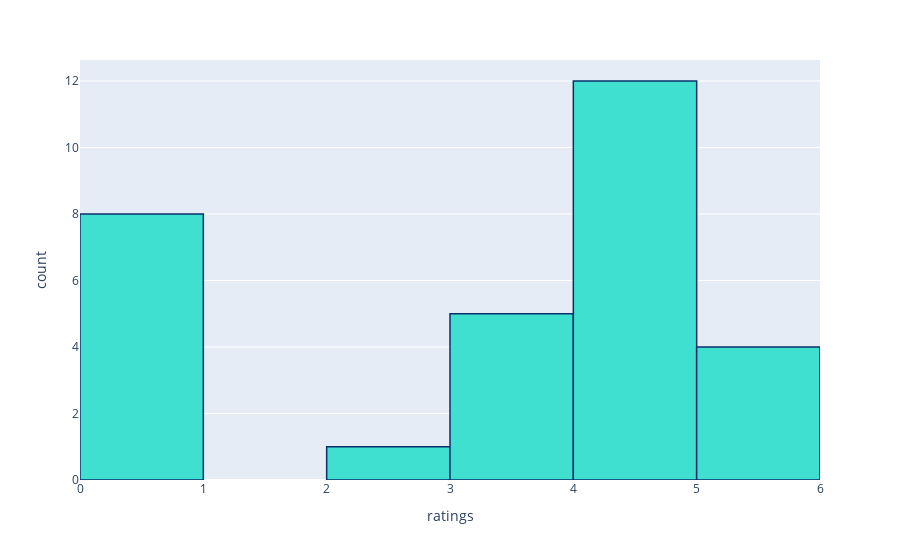
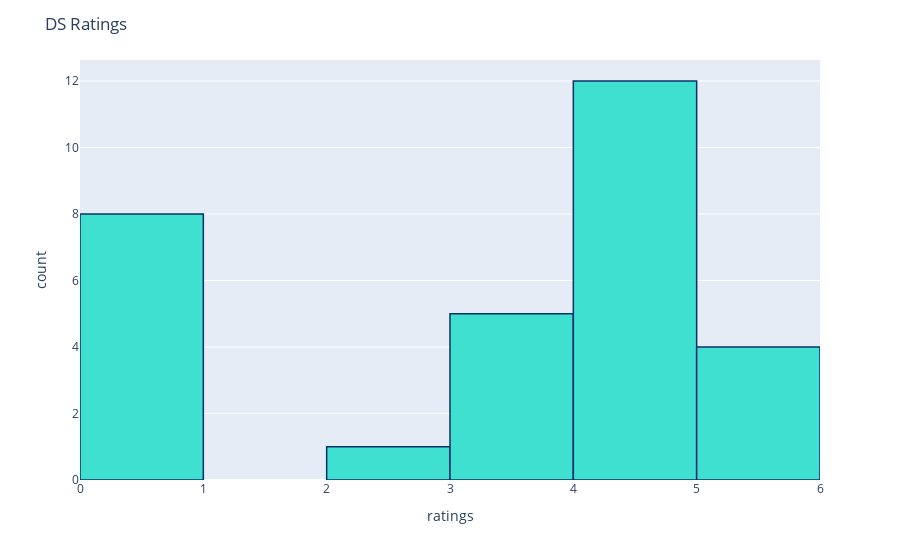
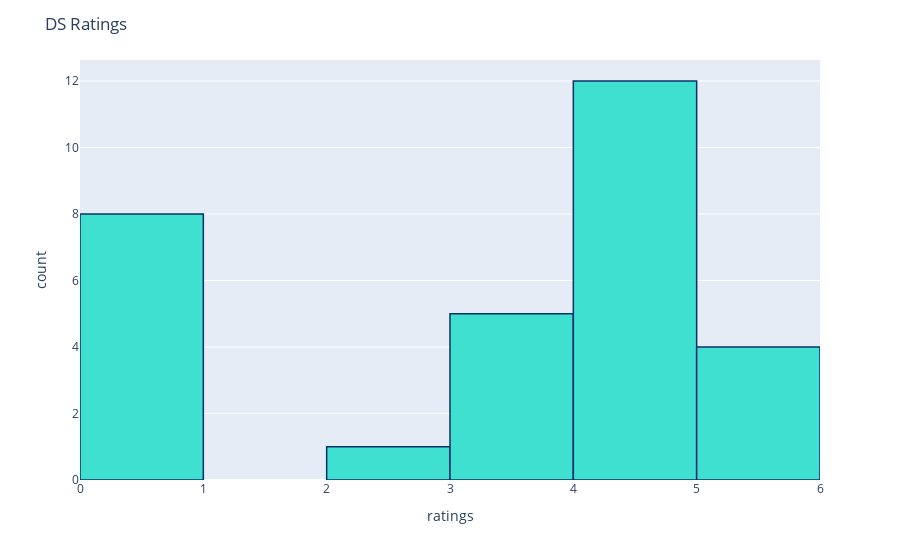

The notebook cell these images were saved under, in order:
### Code cell
# All course ratings

fig = px.histogram(dfRating, x="ratings")
fig.update_traces(marker_color="turquoise",marker_line_color='rgb(8,48,107)',
                  marker_line_width=1.5)
fig.update_layout(title_text='DS Ratings')
fig.show()
# py.plot(fig)
py.plot(fig, filename="course_rating_histogram", auto_open = True)

### Figure 1 — Plotly figure (JSON) as saved in the notebook; plotly's stock layout.template omitted (floating-point values rounded to 4 significant figures)
{"data": [{"alignmentgroup": "True", "bingroup": "x", "hovertemplate": "ratings=%{x}<br>count=%{y}<extra></extra>", "legendgroup": "", "marker": {"color": "turquoise", "line": {"color": "rgb(8,48,107)", "width": 1.5}, "pattern": {"shape": ""}}, "name": "", "offsetgroup": "", "orientation": "v", "showlegend": false, "type": "histogram", "x": [3.5, 4, 4.5, 4.5, 4, 4, 2, 5, 4.5, 4.5, 3.5, 4, 4.5, 5, 4, 0, 3.5, 0, 0, 0, 0, 5, 0, 0, 0, 4, 3.5, 5, 4, 3], "xaxis": "x", "yaxis": "y"}], "layout": {"barmode": "relative", "legend": {"tracegroupgap": 0}, "margin": {"t": 60}, "xaxis": {"anchor": "y", "domain": [0, 1], "title": {"text": "ratings"}}, "yaxis": {"anchor": "x", "domain": [0, 1], "title": {"text": "count"}}}}

### Figure 2 — Plotly figure (JSON) as saved in the notebook; plotly's stock layout.template omitted (floating-point values rounded to 4 significant figures)
{"data": [{"alignmentgroup": "True", "bingroup": "x", "hovertemplate": "ratings=%{x}<br>count=%{y}<extra></extra>", "legendgroup": "", "marker": {"color": "turquoise", "line": {"color": "rgb(8,48,107)", "width": 1.5}, "pattern": {"shape": ""}}, "name": "", "offsetgroup": "", "orientation": "v", "showlegend": false, "type": "histogram", "x": [3.5, 4, 4.5, 4.5, 4, 4, 2, 5, 4.5, 4.5, 3.5, 4, 4.5, 5, 4, 0, 3.5, 0, 0, 0, 0, 5, 0, 0, 0, 4, 3.5, 5, 4, 3], "xaxis": "x", "yaxis": "y"}], "layout": {"barmode": "relative", "legend": {"tracegroupgap": 0}, "margin": {"t": 60}, "title": {"text": "DS Ratings"}, "xaxis": {"anchor": "y", "domain": [0, 1], "title": {"text": "ratings"}}, "yaxis": {"anchor": "x", "domain": [0, 1], "title": {"text": "count"}}}}

### Figure 3 — Plotly figure (JSON) as saved in the notebook; plotly's stock layout.template omitted (floating-point values rounded to 4 significant figures)
{"data": [{"alignmentgroup": "True", "bingroup": "x", "hovertemplate": "ratings=%{x}<br>count=%{y}<extra></extra>", "legendgroup": "", "marker": {"color": "turquoise", "line": {"color": "rgb(8,48,107)", "width": 1.5}, "pattern": {"shape": ""}}, "name": "", "offsetgroup": "", "orientation": "v", "showlegend": false, "type": "histogram", "x": [3.5, 4, 4.5, 4.5, 4, 4, 2, 5, 4.5, 4.5, 3.5, 4, 4.5, 5, 4, 0, 3.5, 0, 0, 0, 0, 5, 0, 0, 0, 4, 3.5, 5, 4, 3], "xaxis": "x", "yaxis": "y"}], "layout": {"barmode": "relative", "legend": {"tracegroupgap": 0}, "margin": {"t": 60}, "title": {"text": "DS Ratings"}, "xaxis": {"anchor": "y", "domain": [0, 1], "title": {"text": "ratings"}}, "yaxis": {"anchor": "x", "domain": [0, 1], "title": {"text": "count"}}}}
